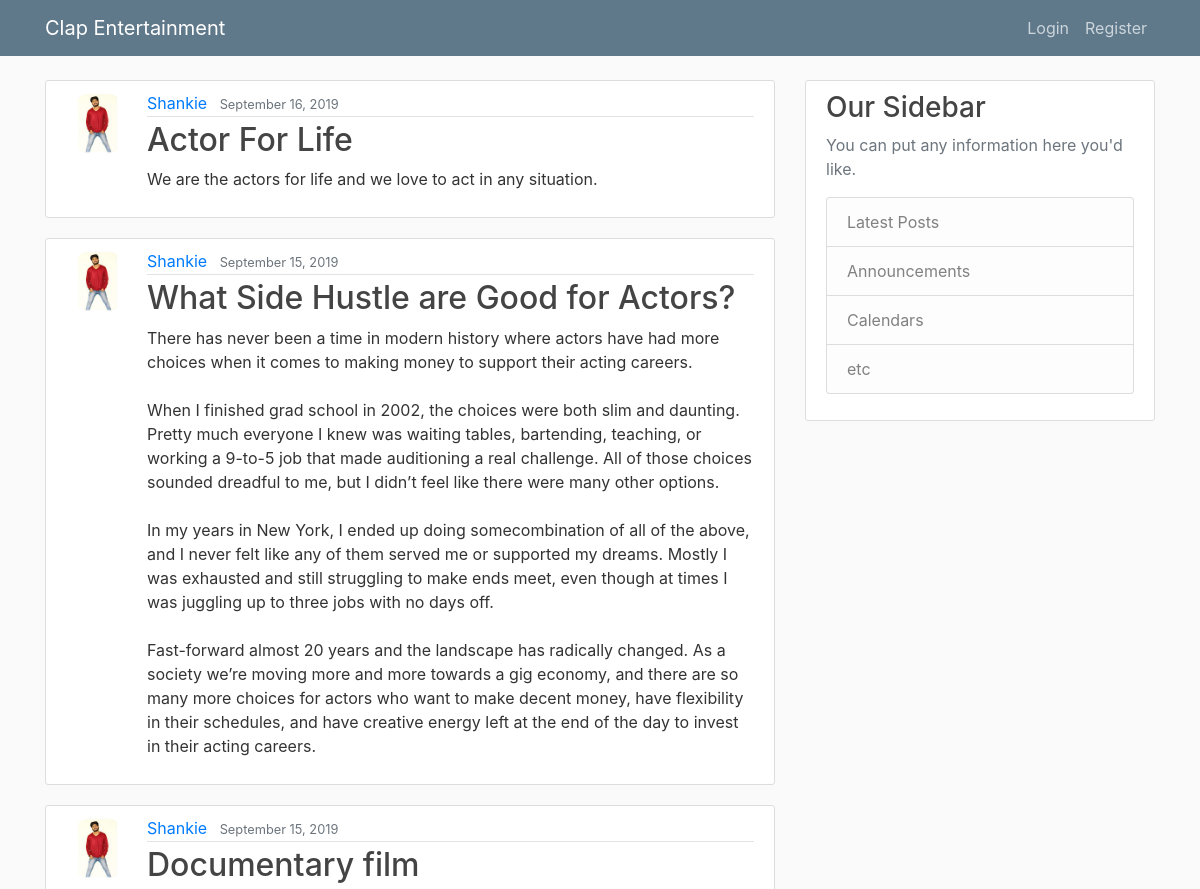
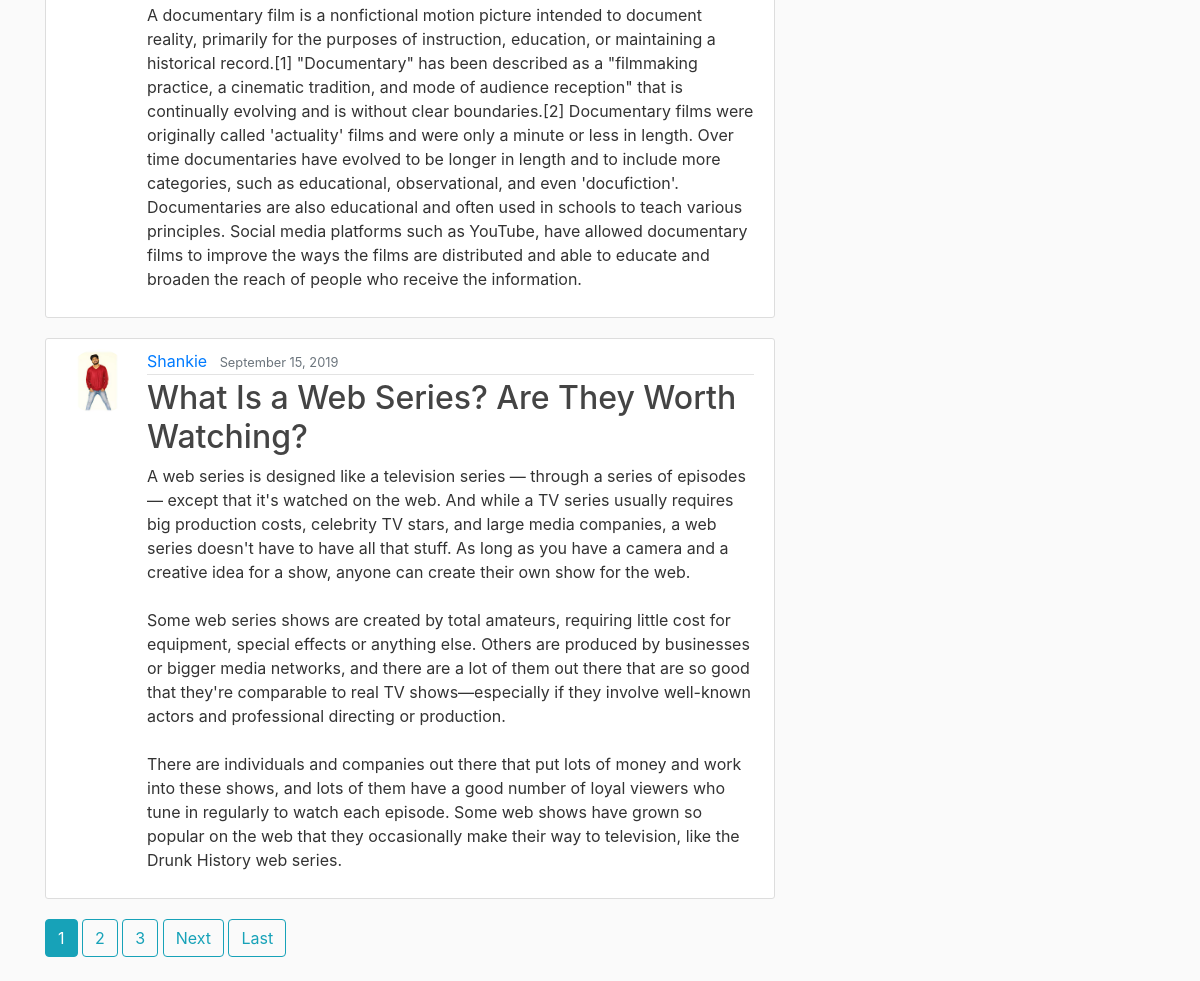
The page / on the database its author committed (2 pictures, top to bottom).
### blog/models.py (models this page shows, shortened)
class Post(models.Model):
    title = models.CharField(max_length=250)
    content = models.TextField()
    date_posted = models.DateTimeField(default=timezone.now)
    author = models.ForeignKey(User, on_delete=models.CASCADE)

### users/models.py (models this page shows, shortened)
class Profile(models.Model):
    user = models.OneToOneField(User, on_delete=models.CASCADE)
    image = models.ImageField(default='default.jpg', upload_to='profile_pics')

### blog/views.py (the view)
# urls.py: path('', PostListView.as_view(), name='post-list'),
class PostListView(ListView):
    model = Post
    template_name= 'blog/home.html' #< app >/< model >_< viewtype >.html
    context_object_name = 'posts'
    ordering = ['-date_posted']
    paginate_by = 4

### blog/templates/blog/home.html (shortened to what this page needs)
{% extends 'blog/base.html' %}
{% block content %}
    {% for post in posts %}
        <article class="media content-section">
            <img class="rounded-circle article-img"  src="{{ post.author.profile.image.url }}" >
            <div class="media-body">
                <div class="article-metadata">
                    <a class="mr-2" href="{% url 'user-posts' post.author.username %}">{{ post.author }}</a>
                    <small class="text-muted">{{ post.date_posted|date:"F d, Y" }}</small>
                </div>
                    <h2><a class="article-title" href=" {% url 'post-detail' post.id %} ">{{ post.title }}</a></h2>
                    <p class="article-content">{{ post.content }}</p>
            </div>
        </article>
    {% endfor %}
    {% if is_paginated %}
        {% for num in page_obj.paginator.page_range %}
            {% if page_obj.number == num %}
                <a class="btn btn-info mb-4" href="?page={{ num }}">{{ num }}</a>
            {% elif num > page_obj.number|add:'-3' and num < page_obj.number|add:'3' %}
                <a class="btn btn-outline-info mb-4" href="?page={{ num }}">{{ num }}</a>
            {% endif %}
        {% endfor %}
        {% if page_obj.has_next %}
            <a class="btn btn-outline-info mb-4" href="?page={{ page_obj.next_page_number }}">Next</a>
            <a class="btn btn-outline-info mb-4" href="?page={{ page_obj.paginator.num_pages }}">Last</a>
        {% endif %}
    {% endif %}
{% endblock content %}

### blog/templates/blog/base.html (shortened to what this page needs)
{% load static %}
<!DOCTYPE html>
<html lang="en">
<head>
    <link rel="stylesheet" href="https://maxcdn.bootstrapcdn.com/bootstrap/4.0.0/css/bootstrap.min.css">
    <link rel="stylesheet" type="text/css" href="{% static 'blog/main.css' %}">
</head>
<body>
    <header class="site-header">
      <nav class="navbar navbar-expand-md navbar-dark bg-steel fixed-top">
        <div class="container">
          <a class="navbar-brand mr-4" href="#">Clap Entertainment</a>
          <div class="collapse navbar-collapse" id="navbarToggle">
            <div class="navbar-nav">
                {% if user.is_authenticated %}
                <a class="nav-item nav-link" href="{% url 'post-create' %}">New Post</a>
                <a class="nav-item nav-link" href="{% url 'profile' %}">Profile</a>
                <a class="nav-item nav-link" href="{% url 'logout' %}">Logout</a>
                {% else %}
              <a class="nav-item nav-link" href="{% url 'login' %}">Login</a>
              <a class="nav-item nav-link" href="{% url 'register' %}">Register</a>
                {% endif %}
            </div>
          </div>
        </div>
      </nav>
    </header>
    <main role="main" class="container">
        <div class="row">
         <div class="col-md-8">
            {% block content %}{% endblock %}
            </div>
            <div class="col-md-4">
             <div class="content-section">
                <h3>Our Sidebar</h3>
                <p class='text-muted'>You can put any information here you'd like.
                     <ul class="list-group">
                        <li class="list-group-item list-group-item-light">Latest Posts</li>
                        <li class="list-group-item list-group-item-light">Announcements</li>
                        <li class="list-group-item list-group-item-light">Calendars</li>
                        <li class="list-group-item list-group-item-light">etc</li>
                    </ul>
                </p>
             </div>
            </div>
        </div>
    </main>
</body>
</html>

### blog/static/blog/main.css (style rules this page uses)
body { background: #fafafa; color: #333333; margin-top: 5rem; }
h1, h2, h3, h4, h5, h6 { color: #444444; }
ul { margin: 0; }
.bg-steel { background-color: #5f788a; }
.site-header .navbar-nav .nav-link { color: #cbd5db; }
.content-section { background: #ffffff; padding: 10px 20px; border: 1px solid #dddddd; border-radius: 3px; margin-bottom: 20px; }
.article-title { color: #444444; }
.article-content { white-space: pre-line; }
.article-img { height: 65px; width: 65px; margin-right: 16px; }
.article-metadata { padding-bottom: 1px; margin-bottom: 4px; border-bottom: 1px solid #e3e3e3 }

### rows shown on the page
Post: author.profile.image (picture), author "Shankie", date_posted "September 16, 2019", title "Actor For Life", content "We are the actors for life and we love to act in any situation."
Post: author.profile.image (picture), author "Shankie", date_posted "September 15, 2019", title "What Side Hustle are Good for Actors?", content "There has never been a time in modern history where actors have had more choices when it comes to making money to support their acting careers. When I finished grad school in 2002, the choices were both slim and daunting. Pretty much everyone I knew was waiting tables, bartending, teaching, or working a 9-to-5 job that made auditioning a real challenge. All of those choices sounded dreadful to me, but I didn’t feel like there were many other options. In my years in New York, I ended up doing somecombination of all of the above, and I never felt like any of them served me or supported my dreams. Mostly I was exhausted and still struggling to make ends meet, even though at times I was…"
Post: author.profile.image (picture), author "Shankie", date_posted "September 15, 2019", title "Documentary film", content "A documentary film is a nonfictional motion picture intended to document reality, primarily for the purposes of instruction, education, or maintaining a historical record.[1] \"Documentary\" has been described as a \"filmmaking practice, a cinematic tradition, and mode of audience reception\" that is continually evolving and is without clear boundaries.[2] Documentary films were originally called 'actuality' films and were only a minute or less in length. Over time documentaries have evolved to be longer in length and to include more categories, such as educational, observational, and even 'docufiction'. Documentaries are also educational and often used in schools to teach various principles.…"
Post: author.profile.image (picture), author "Shankie", date_posted "September 15, 2019", title "What Is a Web Series? Are They Worth Watching?", content "A web series is designed like a television series — through a series of episodes — except that it's watched on the web. And while a TV series usually requires big production costs, celebrity TV stars, and large media companies, a web series doesn't have to have all that stuff. As long as you have a camera and a creative idea for a show, anyone can create their own show for the web. Some web series shows are created by total amateurs, requiring little cost for equipment, special effects or anything else. Others are produced by businesses or bigger media networks, and there are a lot of them out there that are so good that they're comparable to real TV shows—especially if they involve…"

### other values the page prints
{{ num }} "1"
{{ num }} "2" "3"
